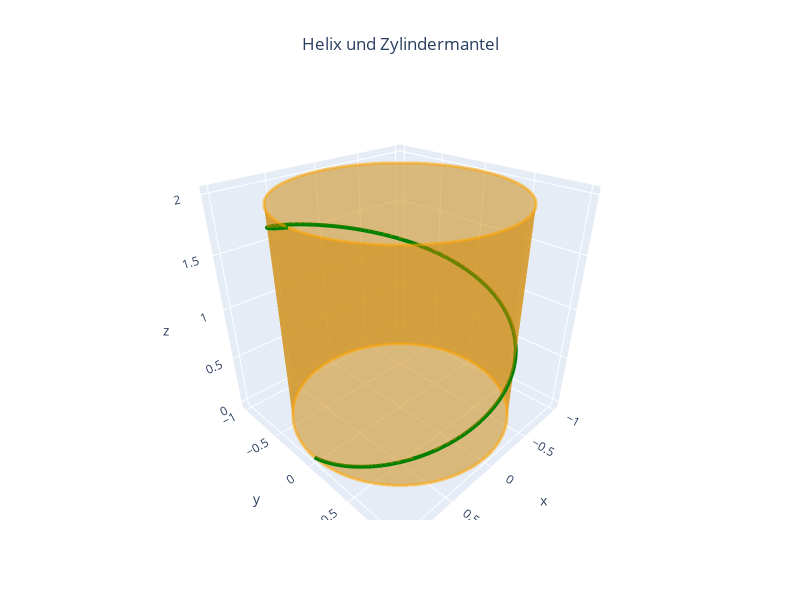

Notebook code for this chart:
### Markdown cell above
Jetzt verwenden wir diese Funktionen und erzeugen eine grafische Ausgabe.

### Code cell
h = 2.0
x1, y1, z1 = cylinder()

colorscale = [[0, 'orange'],
             [1, 'orange']]

cyl = go.Surface(x=x1, 
                 y=y1, 
                 z=z1,
                 name='Zylindermantel',
                 colorscale = colorscale,
                 opacity=0.5,
                 showscale=False)

xb, yb, zb = circle_in_space(height=0.0)
xd, yd, zd = circle_in_space(height=h)

boden = go.Scatter3d(x = xb,
                     y = yb,
                     z = zb,
                     mode ='lines',
                     line = dict(color='orange', width=6),
                     opacity =0.55
                    )


deckel = go.Scatter3d(x = xd,
                      y = yd,
                      z = zd,
                      mode ='lines',
                      line = dict(color='orange', width=6),
                      opacity =0.55
                     )

curve = go.Scatter3d(x=x, 
                     y=y, 
                     z=z,
                     name='Helix',
                     mode='lines',
                     line = dict(color='green', width=8)
                    )

fig =  go.Figure(data=[curve, cyl, boden, deckel], layout=layout)

fig.update_layout(title='Helix und Zylindermantel',
                  title_x=0.5,
                  scene_camera_eye_z=1.0,
                  autosize=False,
                  width=800,
                  height=600
                 )


fig.show()

### Figure 1 — Plotly figure (JSON) as saved in the notebook; plotly's stock layout.template omitted (floating-point values rounded to 4 significant figures; data arrays with more than 128 entries replaced by an {"elided": "..."} marker saying what was removed)
{"data": [{"line": {"color": "green", "width": 8}, "mode": "lines", "name": "Helix", "type": "scatter3d", "x": {"elided": "200 float values"}, "y": {"elided": "200 float values"}, "z": {"elided": "200 float values"}}, {"colorscale": [[0, "orange"], [1, "orange"]], "name": "Zylindermantel", "opacity": 0.5, "showscale": false, "type": "surface", "x": {"elided": "5x100 float values"}, "y": {"elided": "5x100 float values"}, "z": {"elided": "5x100 float values"}}, {"line": {"color": "orange", "width": 6}, "mode": "lines", "opacity": 0.55, "type": "scatter3d", "x": [1, 0.998, 0.992, 0.9819, 0.9679, 0.9501, 0.9284, 0.9029, 0.8738, 0.8413, 0.8053, 0.766, 0.7237, 0.6785, 0.6306, 0.5801, 0.5272, 0.4723, 0.4154, 0.3569, 0.2969, 0.2358, 0.1736, 0.1108, 0.04758, -0.01587, -0.07925, -0.1423, -0.2048, -0.2665, -0.3271, -0.3863, -0.4441, -0.5, -0.5539, -0.6056, -0.6549, -0.7015, -0.7453, -0.7861, -0.8237, -0.858, -0.8888, -0.9161, -0.9397, -0.9595, -0.9754, -0.9874, -0.9955, -0.9995, -0.9995, -0.9955, -0.9874, -0.9754, -0.9595, -0.9397, -0.9161, -0.8888, -0.858, -0.8237, -0.7861, -0.7453, -0.7015, -0.6549, -0.6056, -0.5539, -0.5, -0.4441, -0.3863, -0.3271, -0.2665, -0.2048, -0.1423, -0.07925, -0.01587, 0.04758, 0.1108, 0.1736, 0.2358, 0.2969, 0.3569, 0.4154, 0.4723, 0.5272, 0.5801, 0.6306, 0.6785, 0.7237, 0.766, 0.8053, 0.8413, 0.8738, 0.9029, 0.9284, 0.9501, 0.9679, 0.9819, 0.992, 0.998, 1], "y": [0, 0.06342, 0.1266, 0.1893, 0.2511, 0.312, 0.3717, 0.4298, 0.4862, 0.5406, 0.5929, 0.6428, 0.6901, 0.7346, 0.7761, 0.8146, 0.8497, 0.8815, 0.9096, 0.9341, 0.9549, 0.9718, 0.9848, 0.9938, 0.9989, 0.9999, 0.9969, 0.9898, 0.9788, 0.9638, 0.945, 0.9224, 0.896, 0.866, 0.8326, 0.7958, 0.7557, 0.7127, 0.6668, 0.6182, 0.5671, 0.5137, 0.4582, 0.4009, 0.342, 0.2817, 0.2203, 0.158, 0.09506, 0.03173, -0.03173, -0.09506, -0.158, -0.2203, -0.2817, -0.342, -0.4009, -0.4582, -0.5137, -0.5671, -0.6182, -0.6668, -0.7127, -0.7557, -0.7958, -0.8326, -0.866, -0.896, -0.9224, -0.945, -0.9638, -0.9788, -0.9898, -0.9969, -0.9999, -0.9989, -0.9938, -0.9848, -0.9718, -0.9549, -0.9341, -0.9096, -0.8815, -0.8497, -0.8146, -0.7761, -0.7346, -0.6901, -0.6428, -0.5929, -0.5406, -0.4862, -0.4298, -0.3717, -0.312, -0.2511, -0.1893, -0.1266, -0.06342, -2.449e-16], "z": [0, 0, 0, 0, 0, 0, 0, 0, 0, 0, 0, 0, 0, 0, 0, 0, 0, 0, 0, 0, 0, 0, 0, 0, 0, 0, 0, 0, 0, 0, 0, 0, 0, 0, 0, 0, 0, 0, 0, 0, 0, 0, 0, 0, 0, 0, 0, 0, 0, 0, 0, 0, 0, 0, 0, 0, 0, 0, 0, 0, 0, 0, 0, 0, 0, 0, 0, 0, 0, 0, 0, 0, 0, 0, 0, 0, 0, 0, 0, 0, 0, 0, 0, 0, 0, 0, 0, 0, 0, 0, 0, 0, 0, 0, 0, 0, 0, 0, 0, 0]}, {"line": {"color": "orange", "width": 6}, "mode": "lines", "opacity": 0.55, "type": "scatter3d", "x": [1, 0.998, 0.992, 0.9819, 0.9679, 0.9501, 0.9284, 0.9029, 0.8738, 0.8413, 0.8053, 0.766, 0.7237, 0.6785, 0.6306, 0.5801, 0.5272, 0.4723, 0.4154, 0.3569, 0.2969, 0.2358, 0.1736, 0.1108, 0.04758, -0.01587, -0.07925, -0.1423, -0.2048, -0.2665, -0.3271, -0.3863, -0.4441, -0.5, -0.5539, -0.6056, -0.6549, -0.7015, -0.7453, -0.7861, -0.8237, -0.858, -0.8888, -0.9161, -0.9397, -0.9595, -0.9754, -0.9874, -0.9955, -0.9995, -0.9995, -0.9955, -0.9874, -0.9754, -0.9595, -0.9397, -0.9161, -0.8888, -0.858, -0.8237, -0.7861, -0.7453, -0.7015, -0.6549, -0.6056, -0.5539, -0.5, -0.4441, -0.3863, -0.3271, -0.2665, -0.2048, -0.1423, -0.07925, -0.01587, 0.04758, 0.1108, 0.1736, 0.2358, 0.2969, 0.3569, 0.4154, 0.4723, 0.5272, 0.5801, 0.6306, 0.6785, 0.7237, 0.766, 0.8053, 0.8413, 0.8738, 0.9029, 0.9284, 0.9501, 0.9679, 0.9819, 0.992, 0.998, 1], "y": [0, 0.06342, 0.1266, 0.1893, 0.2511, 0.312, 0.3717, 0.4298, 0.4862, 0.5406, 0.5929, 0.6428, 0.6901, 0.7346, 0.7761, 0.8146, 0.8497, 0.8815, 0.9096, 0.9341, 0.9549, 0.9718, 0.9848, 0.9938, 0.9989, 0.9999, 0.9969, 0.9898, 0.9788, 0.9638, 0.945, 0.9224, 0.896, 0.866, 0.8326, 0.7958, 0.7557, 0.7127, 0.6668, 0.6182, 0.5671, 0.5137, 0.4582, 0.4009, 0.342, 0.2817, 0.2203, 0.158, 0.09506, 0.03173, -0.03173, -0.09506, -0.158, -0.2203, -0.2817, -0.342, -0.4009, -0.4582, -0.5137, -0.5671, -0.6182, -0.6668, -0.7127, -0.7557, -0.7958, -0.8326, -0.866, -0.896, -0.9224, -0.945, -0.9638, -0.9788, -0.9898, -0.9969, -0.9999, -0.9989, -0.9938, -0.9848, -0.9718, -0.9549, -0.9341, -0.9096, -0.8815, -0.8497, -0.8146, -0.7761, -0.7346, -0.6901, -0.6428, -0.5929, -0.5406, -0.4862, -0.4298, -0.3717, -0.312, -0.2511, -0.1893, -0.1266, -0.06342, -2.449e-16], "z": [2, 2, 2, 2, 2, 2, 2, 2, 2, 2, 2, 2, 2, 2, 2, 2, 2, 2, 2, 2, 2, 2, 2, 2, 2, 2, 2, 2, 2, 2, 2, 2, 2, 2, 2, 2, 2, 2, 2, 2, 2, 2, 2, 2, 2, 2, 2, 2, 2, 2, 2, 2, 2, 2, 2, 2, 2, 2, 2, 2, 2, 2, 2, 2, 2, 2, 2, 2, 2, 2, 2, 2, 2, 2, 2, 2, 2, 2, 2, 2, 2, 2, 2, 2, 2, 2, 2, 2, 2, 2, 2, 2, 2, 2, 2, 2, 2, 2, 2, 2]}], "layout": {"autosize": false, "height": 600, "scene": {"aspectmode": "auto", "aspectratio": {"x": 1.0, "y": 1, "z": 1.0}, "camera": {"eye": {"z": 1}}, "xaxis": {"type": "linear", "visible": true}, "yaxis": {"type": "linear", "visible": true}, "zaxis": {"type": "linear", "visible": true}}, "showlegend": false, "title": {"text": "Helix und Zylindermantel", "x": 0.5}, "width": 800}}
